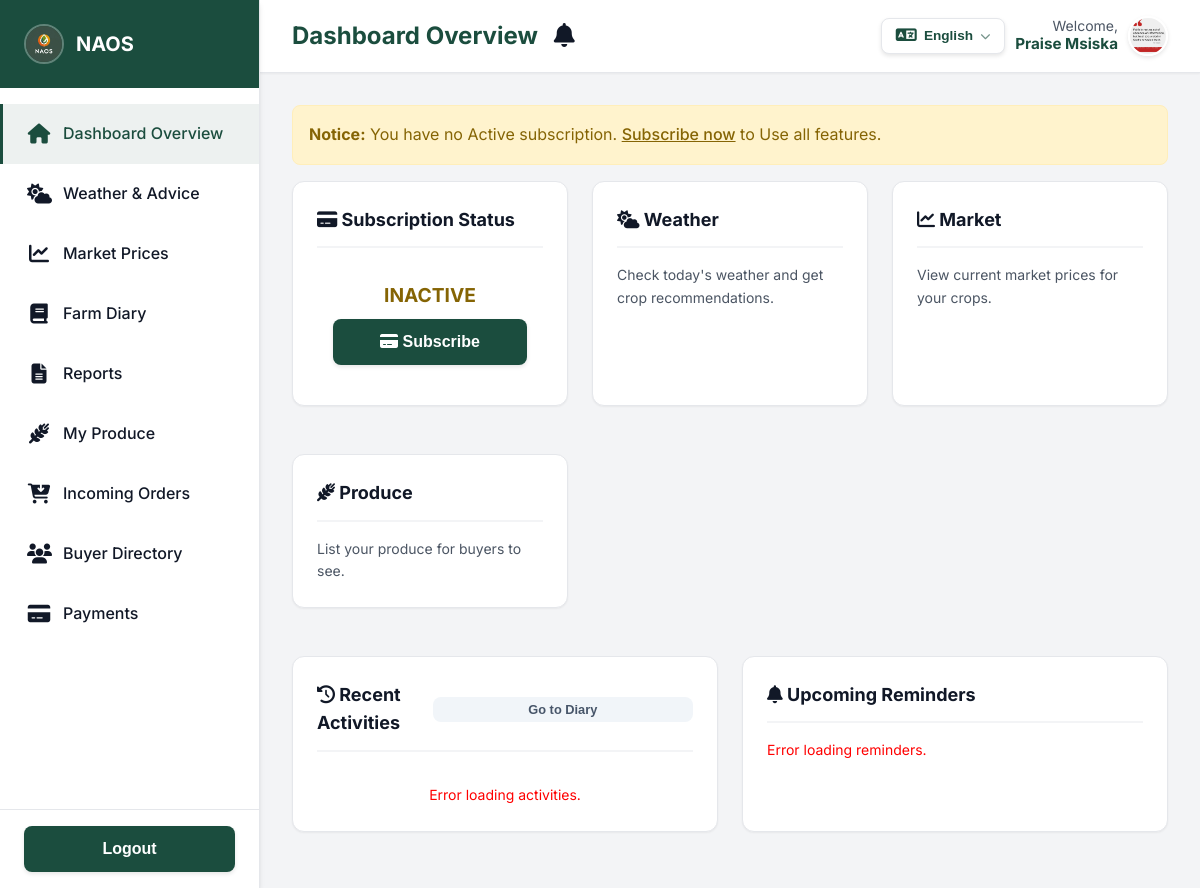
Before: /farmer/dashboard.php (signed in) with the older database file.
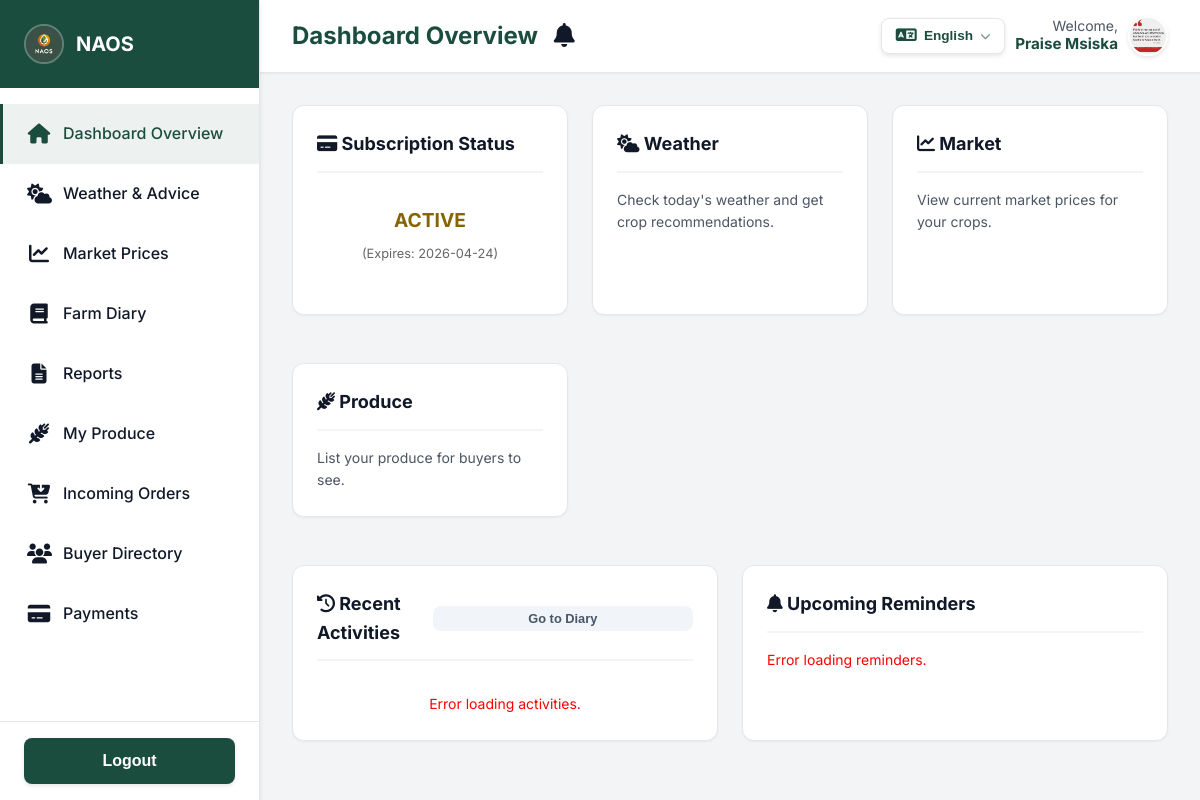
After: the same page with the newer database file.
### tables this page shows
CREATE TABLE `users` (
  `id` int(11) NOT NULL,
  `username` varchar(50) NOT NULL,
  `phone_number` varchar(20) DEFAULT NULL,
  `password_hash` varchar(255) NOT NULL,
  `role` enum('farmer','buyer','admin') NOT NULL,
  `active_role` enum('farmer','buyer') DEFAULT NULL,
  `gender` enum('male','female') DEFAULT NULL,
  `location` varchar(50) DEFAULT NULL,
  `lang` varchar(10) DEFAULT 'en',
  `is_active` tinyint(1) DEFAULT 1,
  `created_at` timestamp NOT NULL DEFAULT current_timestamp(),
  `updated_at` timestamp NOT NULL DEFAULT current_timestamp() ON UPDATE current_timestamp(),
  `subscription_status` enum('active','inactive') DEFAULT 'inactive',
  `profile_picture` varchar(255) DEFAULT 'default_avatar.png',
  `is_phone_verified` tinyint(1) DEFAULT 0,
  `phone_verification_code` varchar(6) DEFAULT NULL,
  `is_profile_complete` tinyint(1) DEFAULT 0,
  `national_id_path` varchar(255) DEFAULT NULL,
  `id_verification_status` enum('pending','approved','rejected') NOT NULL DEFAULT 'approved',
  `id_verification_notes` text DEFAULT NULL
);

CREATE TABLE `subscriptions` (
  `id` int(11) NOT NULL,
  `user_id` int(11) NOT NULL,
  `role_type` enum('farmer','buyer') DEFAULT 'farmer',
  `status` enum('active','inactive','expired') DEFAULT 'inactive',
  `plan_type` enum('monthly','yearly','trial') DEFAULT 'trial',
  `start_date` datetime DEFAULT NULL,
  `expiry_date` datetime DEFAULT NULL,
  `created_at` timestamp NOT NULL DEFAULT current_timestamp(),
  `updated_at` timestamp NOT NULL DEFAULT current_timestamp() ON UPDATE current_timestamp()
);

### includes/lang.php (called while the page is built, shortened)
<?php
$isLandingPage = (basename($_SERVER['PHP_SELF']) === 'index.php');
if (!$isLandingPage) {
    $lang = $_SESSION['lang'] ?? 'en';
}

### farmer/dashboard.php (the view, shortened to what the rows shown need)
<?php
require '../includes/db.php';
require '../includes/auth.php';
require '../includes/lang.php';
?>
<!DOCTYPE html>
<html lang="<?php echo htmlspecialchars($lang); ?>">
<head>
    <link rel="stylesheet" href="../assets/vendor/css/inter.css">
    <link rel="stylesheet" href="../assets/css/style.css">
    <link rel="stylesheet" href="../assets/css/dashboard.css?v=<?php echo time(); ?>">
    <link rel="stylesheet" href="../assets/css/toast.css">
    <link rel="stylesheet" href="../assets/vendor/css/all.min.css">
    <link rel="stylesheet" href="https://unpkg.com/leaflet@1.9.4/dist/leaflet.css" />
</head>
<body>
    <div class="dashboard-wrapper">
        <div class="main-content">
            <div class="top-bar">
                <div style="display: flex; align-items: center; gap: 1rem;">
                    <h1 class="top-bar-title" data-t="overview"><?php echo t('overview'); ?></h1>
                </div>
                <div class="top-bar-actions" style="display: flex; align-items: center; gap: 10px;">
                    <div class="user-profile-trigger" onclick="openProfileModal()" title="Edit Profile"
                        style="display: flex; align-items: center; gap: 10px; cursor: pointer;">
                        <div style="display: flex; flex-direction: column; align-items: flex-end; line-height: 1.2;">
                            <span class="text-sm" style="color: var(--text-secondary);">Welcome,</span>
                            <strong style="white-space: nowrap; font-size: 0.95rem; color: var(--primary-color);"><?php echo htmlspecialchars(getUsername($conn, $_SESSION['user_id']) ?? 'Farmer'); ?></strong>
                        </div>
                        <?php echo renderAvatar($conn, $_SESSION['user_id'], '../assets/images/profiles/', 'headerProfilePic', '40px'); ?>
                    </div>
                </div>
            </div>
            <div class="content-wrapper">
                <div class="content-section active" id="overview">
                    <div class="grid" style="grid-template-columns: repeat(auto-fit, minmax(250px, 1fr)); gap: 1.5rem;">
                        <div class="panel">
                            <div style="text-align: center; padding: 1rem;">
                                <div id="subBadgeOverview"
                                    style="font-size: 1.2rem; font-weight: bold; margin-bottom: 0.5rem; color: #856404;">
                                    <?php
                                    $sub = getSubscriptionDetails($conn, $_SESSION['user_id']);
                                    if ($sub) {
                                        echo '<span class="text-success" data-t="active">ACTIVE</span>';
                                        echo '<br><span style="font-size: 0.8rem; font-weight: normal; color: #666;">(<span data-t="expires">Expires</span>: ' . date('Y-m-d', strtotime($sub['expiry_date'])) . ')</span>';
                                    } else {
                                        echo '<span class="text-danger" data-t="inactive">INACTIVE</span>';
                                    }
                                    ?>
                                </div>
                            </div>
                        </div>
                    </div>
                </div>
            </div>
        </div>
    </div>
</body>
</html>

### includes/auth.php (shortened to what the rows shown need)
<?php
if (!function_exists('getSubscriptionDetails')) {
    function getSubscriptionDetails($conn, $userId)
    {
        $stmt = mysqli_prepare($conn, "SELECT * FROM subscriptions WHERE user_id = ? AND status = 'active' ORDER BY id DESC LIMIT 1");
        mysqli_stmt_bind_param($stmt, "i", $userId);
        mysqli_stmt_execute($stmt);
        $result = mysqli_stmt_get_result($stmt);
        return mysqli_fetch_assoc($result);
    }
}
if (!function_exists('getUsername')) {
    function getUsername($conn, $userId)
    {
        $stmt = mysqli_prepare($conn, "SELECT username FROM users WHERE id = ?");
        mysqli_stmt_bind_param($stmt, "i", $userId);
        mysqli_stmt_execute($stmt);
        $result = mysqli_stmt_get_result($stmt);
        if ($row = mysqli_fetch_assoc($result)) return $row['username'];
        return null;
    }
}
if (!function_exists('getUserProfilePicture')) {
    function getUserProfilePicture($conn, $userId)
    {
        $stmt = mysqli_prepare($conn, "SELECT profile_picture FROM users WHERE id = ?");
        mysqli_stmt_bind_param($stmt, "i", $userId);
        mysqli_stmt_execute($stmt);
        $result = mysqli_stmt_get_result($stmt);
        if ($row = mysqli_fetch_assoc($result)) return $row['profile_picture'] ?: '';
        return '';
    }
}
if (!function_exists('getUserInitials')) {
    function getUserInitials($conn, $userId)
    {
        $stmt = mysqli_prepare($conn, "SELECT username FROM users WHERE id = ?");
        mysqli_stmt_bind_param($stmt, "i", $userId);
        mysqli_stmt_execute($stmt);
        $result = mysqli_stmt_get_result($stmt);
        if ($row = mysqli_fetch_assoc($result)) {
            $name = trim($row['username']);
            $words = explode(' ', $name);
            $initials = '';
            foreach (array_slice($words, 0, 2) as $word) {
                if (!empty($word)) $initials .= strtoupper($word[0]);
            }
            return $initials ?: strtoupper(substr($name, 0, 1)) ?: '?';
        }
        return '?';
    }
}
if (!function_exists('renderAvatar')) {
    function renderAvatar($conn, $userId, $basePath = '../assets/images/profiles/', $id = 'headerProfilePic', $size = '40px')
    {
        $pic      = getUserProfilePicture($conn, $userId);
        $initials = getUserInitials($conn, $userId);
        $sizeNum  = (int) $size;
        $fontSize = round($sizeNum * 0.4) . 'px';
        $baseStyle = "width:$size; height:$size; border-radius:50%; display:flex; align-items:center; justify-content:center; flex-shrink:0; border:2px solid #fff; box-shadow:0 2px 4px rgba(0,0,0,0.1); font-weight:700; font-family:sans-serif; text-align:center; overflow:hidden;";
        $usePicture = false;
        if ($pic) {
            $profilePath = realpath(__DIR__ . '/' . $basePath . $pic);
            if ($profilePath && is_file($profilePath)) $usePicture = true;
        }
        if ($usePicture) {
            $style = $baseStyle . "background: url('" . $basePath . htmlspecialchars($pic) . "') center/cover no-repeat; color:transparent;";
        } else {
            $style = $baseStyle . "background-color:#1b4d3e; background-image:linear-gradient(135deg,#1b4d3e,#2d7a5f); color:#ffffff; font-size:$fontSize; letter-spacing:0.5px;";
        }
        return '<div id="' . htmlspecialchars($id) . '" data-initials="' . htmlspecialchars($initials) . '" style="' . $style . '">'
             . htmlspecialchars($initials)
             . '</div>';
    }
}

Changed rows visible on the page:
added subscriptions: expiry_date "2026-04-24"
Other visible differences:
text no longer shown: "Notice: You have no Active subscription. Subscribe now to Use all features. INACTIVE Subscribe"
text now shown: "ACTIVE ( Expires : )"
